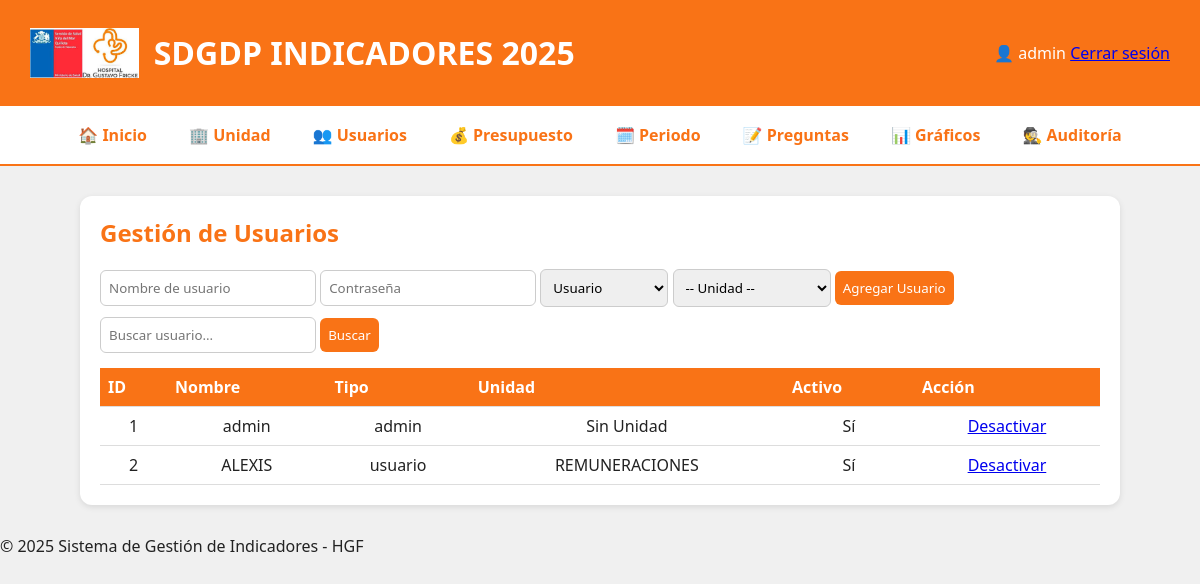
/usuarios (signed in), run on the app's committed database.
### tables this page shows
CREATE TABLE usuarios (
    id INTEGER PRIMARY KEY AUTOINCREMENT,
    nombre TEXT NOT NULL,
    contrasena TEXT NOT NULL,
    tipo TEXT DEFAULT 'usuario',
    unidad_id INTEGER,
    activo INTEGER DEFAULT 1,
    FOREIGN KEY (unidad_id) REFERENCES unidad (id)
);

CREATE TABLE unidad (
    id INTEGER PRIMARY KEY AUTOINCREMENT,
    nombre TEXT NOT NULL,
    activo INTEGER DEFAULT 1
);

### modules/usuario.py (the view, shortened to what this page needs)
@usuario_bp.route("/usuarios", methods=["GET", "POST"])
def usuarios():
    db = get_db()
    unidades = db.execute("SELECT * FROM unidad WHERE activo=1").fetchall()
    search = request.args.get("search", "")
    if search:
        users = db.execute("""
        SELECT u.id, u.nombre, u.tipo, u.activo, un.nombre AS unidad_nombre
        FROM usuarios u
        LEFT JOIN unidad un ON u.unidad_id = un.id
        WHERE u.nombre LIKE ?""", ('%' + search + '%',)).fetchall()
    else:
        users = db.execute("""
        SELECT u.id, u.nombre, u.tipo, u.activo, un.nombre AS unidad_nombre
        FROM usuarios u
        LEFT JOIN unidad un ON u.unidad_id = un.id""").fetchall()
    return render_template("usuarios.html", users=users, unidades=unidades, search=search)

### app.py (called while the page is built)
@app.context_processor
def inject_now():
    return {'now': datetime.now}

### modules/usuario.py (called while the page is built)
def get_db():
    conn = sqlite3.connect("database/data.db", check_same_thread=False)
    conn.row_factory = sqlite3.Row
    return conn

### templates/usuarios.html (shortened to what this page needs)
{% extends "base.html" %}
{% block content %}
<div class="module">
    <h2>Gestión de Usuarios</h2>
    <form method="POST" class="form-inline">
        <input type="text" name="nombre" placeholder="Nombre de usuario" required>
        <input type="password" name="contrasena" placeholder="Contraseña" required>
        <select name="tipo" required>
            <option value="usuario">Usuario</option>
        </select>
        <select name="unidad_id" required>
            <option value="">-- Unidad --</option>
        </select>
        <button type="submit">Agregar Usuario</button>
    </form>
    <form method="GET" class="form-inline" style="margin-top:10px;">
        <input type="text" name="search" placeholder="Buscar usuario..." value="{{ search }}">
        <button type="submit">Buscar</button>
    </form>
    <table>
        <tr>
            <th>ID</th><th>Nombre</th><th>Tipo</th><th>Unidad</th><th>Activo</th><th>Acción</th>
        </tr>
        {% for u in users %}
        <tr>
            <td>{{ u.id }}</td>
            <td>{{ u.nombre }}</td>
            <td>{{ u.tipo }}</td>
            <td>{{ u.unidad_nombre if u.unidad_nombre else 'Sin Unidad' }}</td>
            <td>{{ 'Sí' if u.activo else 'No' }}</td>
            <td>
                <a href="/usuarios/desactivar/{{ u.id }}">{{ 'Desactivar' if u.activo else 'Activar' }}</a>
            </td>
        </tr>
        {% endfor %}
    </table>
</div>
{% endblock %}

### static/css/style.css (style rules this page uses)
:root { --naranjo: #f97316; --blanco: #ffffff; --gris: #f0f0f0; --negro: #222; }
body { font-family: 'Segoe UI', sans-serif; background-color: var(--gris); margin: 0; padding: 0; color: var(--negro); }
.module h2 { color: var(--naranjo); margin-top: 0; }
table { width: 100%; border-collapse: collapse; margin-top: 15px; }
table th { background-color: var(--naranjo); color: white; text-align: left; padding: 8px; }
table td { padding: 8px; border-bottom: 1px solid #ddd; vertical-align: top; word-wrap: break-word; }
input, select, textarea, button { padding: 8px; border-radius: 6px; border: 1px solid #ccc; font-family: inherit; }
button { background-color: var(--naranjo); color: white; border: none; cursor: pointer; }
th, td { padding: 10px; text-align: center; border-bottom: 1px solid #ddd; }
th { background-color: #f97316; color: white; }

### data on the page
usuarios: id "1", nombre "admin", tipo "admin", unidad_nombre "Sin Unidad", activo "Sí", activo "Desactivar"
usuarios: id "2", nombre "ALEXIS", tipo "usuario", nombre "REMUNERACIONES", activo "Sí", activo "Desactivar"

### other printed values
{{ session["usuario"] }} "admin"
